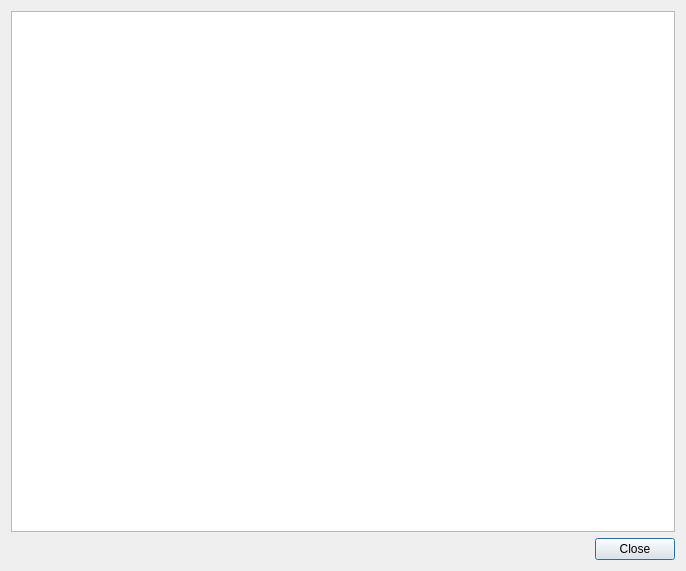
<?xml version="1.0" encoding="UTF-8"?>
<ui version="4.0">
 <class>ShowLog</class>
 <widget class="QDialog" name="ShowLog">
  <property name="geometry">
   <rect>
    <x>0</x>
    <y>0</y>
    <width>686</width>
    <height>571</height>
   </rect>
  </property>
  <property name="windowTitle">
   <string>View Logs</string>
  </property>
  <layout class="QVBoxLayout" name="verticalLayout">
   <item>
    <widget class="QTextBrowser" name="textBrowser"/>
   </item>
   <item>
    <layout class="QHBoxLayout" name="horizontalLayout">
     <item>
      <spacer name="horizontalSpacer">
       <property name="orientation">
        <enum>Qt::Horizontal</enum>
       </property>
       <property name="sizeHint" stdset="0">
        <size>
         <width>40</width>
         <height>20</height>
        </size>
       </property>
      </spacer>
     </item>
     <item>
      <widget class="QPushButton" name="btnOk">
       <property name="text">
        <string>Close</string>
       </property>
      </widget>
     </item>
    </layout>
   </item>
  </layout>
 </widget>
 <layoutdefault spacing="6" margin="11"/>
 <resources/>
 <connections>
  <connection>
   <sender>btnOk</sender>
   <signal>clicked()</signal>
   <receiver>ShowLog</receiver>
   <slot>accept()</slot>
   <hints>
    <hint type="sourcelabel">
     <x>468</x>
     <y>313</y>
    </hint>
    <hint type="destinationlabel">
     <x>257</x>
     <y>167</y>
    </hint>
   </hints>
  </connection>
 </connections>
</ui>
